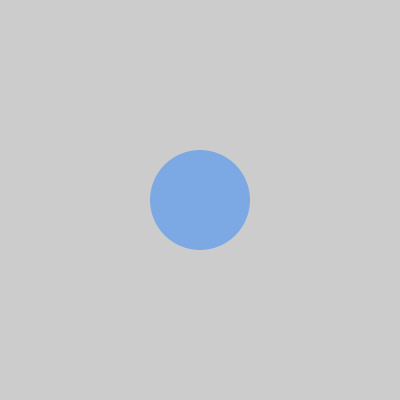
Frame 1 (no input)
Frame 60 (the mouse pressed at the canvas centre just before this capture): identical to frame 1, image omitted
Frame 120 (the mouse held since frame 60 and released just before this capture): identical to frame 1, image omitted

The Processing sketch that drew this single still picture (run headless with seeded random() and noise(); from frame 60 on, the mouse is pressed at the canvas centre):

// Processing sketch: sketch_06_004
// ── sketch_06_004.pde
// int型でdragX, dragY, moveX, moveYを宣言
int dragX, dragY, moveX, moveY;

void setup() {
  size(400, 400); // キャンバスサイズを(400, 400)に設定
  noStroke(); // 枠線を描画しない
  // 変数をキャンバスの中心に設定
  dragX = width/2;
  dragY = height/2;
  moveX = width/2;
  moveY = height/2;
}

void draw() {
  background(204);  // 背景色を設定
  fill(129, 247, 243, 80); // 塗りつぶし色を設定
  ellipse(dragX, dragY, 100, 100); // 円を描画
  fill(0, 64, 255, 80); // 塗りつぶし色を設定
  ellipse(moveX, moveY, 100, 100); // 円を描画
}

// マウスが移動したらこの関数を実行
void mouseMoved() {
  moveX = mouseX; // moveXにマウスのx座標を代入
  moveY = mouseY; // moveYにマウスのy座標を代入
}

// マウスがドラッグしたらこの関数を実行
void mouseDragged() {
  dragX = mouseX; // dragXにマウスのx座標を代入
  dragY = mouseY; // dragYにマウスのy座標を代入
}
